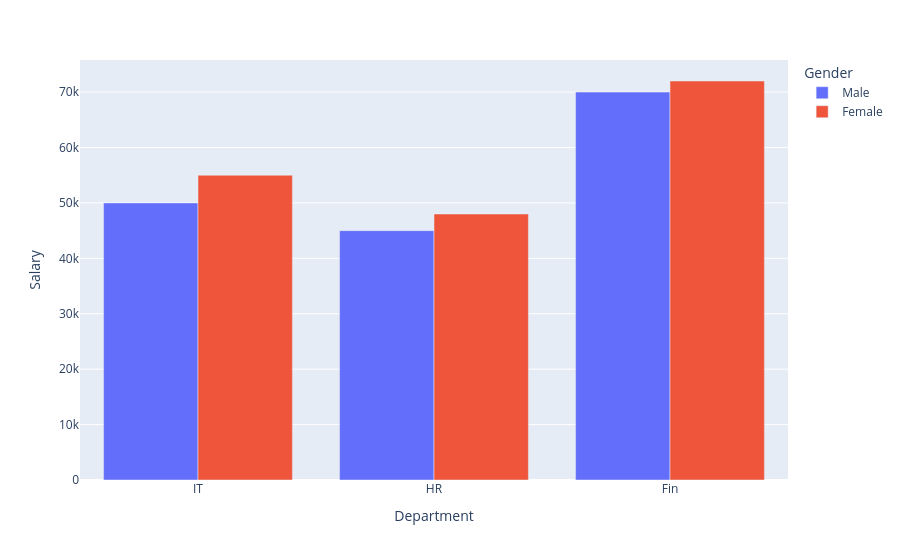

The code cell stored with this chart in its notebook:
### Code cell
fig = px.bar(df,
            x='Department',
            y='Salary',
            color='Gender',
            barmode='group')
fig.show()

### Figure 1 — Plotly figure (JSON) as saved in the notebook; plotly's stock layout.template omitted (floating-point values rounded to 4 significant figures)
{"data": [{"alignmentgroup": "True", "hovertemplate": "Gender=Male<br>Department=%{x}<br>Salary=%{y}<extra></extra>", "legendgroup": "Male", "marker": {"color": "#636efa", "pattern": {"shape": ""}}, "name": "Male", "offsetgroup": "Male", "orientation": "v", "showlegend": true, "textposition": "auto", "type": "bar", "x": ["IT", "HR", "Fin"], "xaxis": "x", "y": [50000, 45000, 70000], "yaxis": "y"}, {"alignmentgroup": "True", "hovertemplate": "Gender=Female<br>Department=%{x}<br>Salary=%{y}<extra></extra>", "legendgroup": "Female", "marker": {"color": "#EF553B", "pattern": {"shape": ""}}, "name": "Female", "offsetgroup": "Female", "orientation": "v", "showlegend": true, "textposition": "auto", "type": "bar", "x": ["IT", "HR", "Fin"], "xaxis": "x", "y": [55000, 48000, 72000], "yaxis": "y"}], "layout": {"barmode": "group", "legend": {"title": {"text": "Gender"}, "tracegroupgap": 0}, "margin": {"t": 60}, "xaxis": {"anchor": "y", "domain": [0, 1], "title": {"text": "Department"}}, "yaxis": {"anchor": "x", "domain": [0, 1], "title": {"text": "Salary"}}}}
